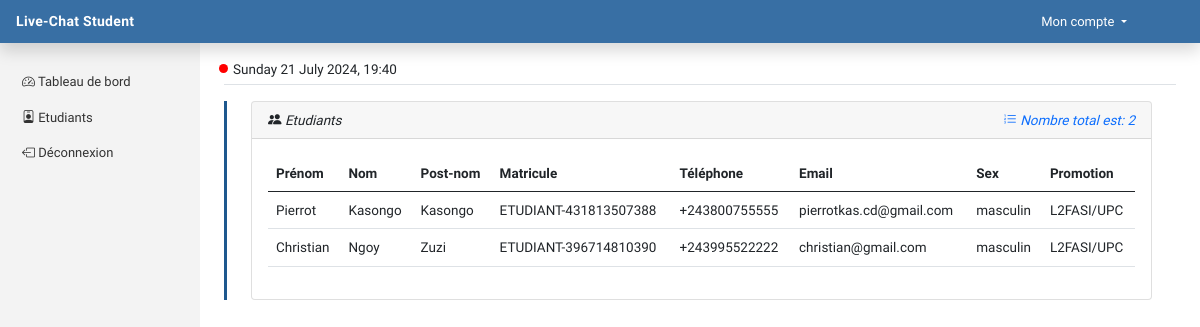
The page /detailEtudiantAdmin/xKWvRME6QfTsJvYFc9bV (signed in) on the database its author committed.
### app/models.py (models this page shows, shortened)
class Etudiant(models.Model):
    uid = ShortUUIDField(unique=True, length=20, max_length=20)
    userId = models.OneToOneField(User, on_delete=models.CASCADE, primary_key=True)
    promotionId = models.ForeignKey(Promotion, on_delete=models.CASCADE)
    number_matricule = models.CharField(max_length=50, unique=True)
    number_phone = models.CharField(max_length=20, blank=True, null=True)
    date_birth = models.DateField(null=True, blank=True)
    sex = models.CharField(max_length=50)
    address = models.CharField(max_length=100)
    date_create = models.DateTimeField(auto_now_add=True)

class User(AbstractUser):
    uid = ShortUUIDField(unique=True, length=20, max_length=20)
    username = models.CharField(max_length=50, blank=True, null=True, unique=False)
    email = models.EmailField(unique=True)
    status = models.CharField(max_length=50)
    USERNAME_FIELD = "email"
    REQUIRED_FIELDS = ["username","status"]

class Promotion(models.Model):
    uid = ShortUUIDField(unique=True, length=20, max_length=20)
    name = models.CharField(max_length=100, unique=True)
    date_create = models.DateTimeField(auto_now_add=True)

### app/views.py (the view)
# urls.py: path("detailEtudiantAdmin/<str:uid>", DetailEtudiantAdmin.as_view(), name="detailEtudiantAdmin"),
class DetailEtudiantAdmin(View):
    def get(self, request, uid):
        if request.user.is_authenticated:
            title = "Details Etudiant"
            now = datetime.today().strftime('%A %d %B %Y, %H:%M')
            try:
                item = Etudiant.objects.get(uid=uid)
                etudiants = Etudiant.objects.all()
                etudiant_count = Etudiant.objects.count()
            except Etudiant.DoesNotExist:
                messages.error(request, "Etudiant n'existe pas !")
                return redirect("ajoutEtudiantAdmin")
            return render(request, "app/admin/details_etudiant.html", {'title': title,'now': now,'item': item,'etudiants':etudiants, 'etudiant_count':etudiant_count })

### templates/app/admin/details_etudiant.html
{% extends 'main_app.html' %}
{% load static %}
{% block main_app %}
<div class="d-flex border-bottom mb-3 mt-3 justify-content-between">
    <div class="d-flex">
        <div class="led mb-2"></div>
        <p class="mb-1">{{now | capfirst}}</p>
    </div>
</div>
<div class="tab-content mt-2">
    <div class="tab-pane fade show active" id="pills-ajout">
        <div class="container">
            <div class="card mt-2">
              <div class="card-header">
                  <p>
                    <i class="bi bi-people-fill float-start"> Etudiants</i>
                    <i class="bi bi-list-ol text-primary float-end"> Nombre total est: {{ etudiant_count }}</i>
                  </p>
              </div>
              <div class="card-body">
                  <table class="table table-hover">
                      <thead>
                          <tr>
                              <th scope="col">Prénom</th>
                              <th scope="col">Nom</th>
                              <th scope="col">Post-nom</th>
                              <th scope="col">Matricule</th>
                              <th scope="col">Téléphone</th>
                              <th scope="col">Email</th>
                              <th scope="col">Sex</th>
                              <th scope="col">Promotion</th>
                          </tr>
                      </thead>
                      <tbody>
                          {% for item in etudiants %}
                          <tr>
                              <td>{{ item.userId.username }}</td>
                              <td>{{ item.userId.last_name }}</td>
                              <td>{{ item.userId.first_name }}</td>
                              <td>{{ item.number_matricule }}</td>
                              <td>{{ item.number_phone }}</td>
                              <td>{{ item.userId.email }}</td>
                              <td>{{ item.sex }}</td>
                              <td>{{ item.promotionId.name }}</td>
                          </tr>
                          {% endfor %}
                      </tbody>
                  </table>
              </div>
          </div>
        </div>
    </div>
</div>
{% endblock main_app %}

### templates/main_app.html (shortened to what this page needs)
{% extends 'main.html' %}
{% load static %}
{% block main %}
    <header class="navbar navbar-dark sticky-top bg-dark flex-md-nowrap p-0 shadow">
        <a class="navbar-brand col-md-3 col-lg-2 me-0 fs-6 px-3" href="{% url "dashboardAdmin" %}"> Live-Chat Student</a>
        <div class="dropdown account">
            <button class="btn dropdown-toggle text-white" type="button" data-bs-toggle="dropdown" aria-expanded="false">
                Mon compte
            </button>
        </div>
    </header>
    <div class="container-fluid">
        <div class="row">
            <nav id="sidebarMenu" class="col-md-3 col-lg-2 d-md-block bg-light sidebar collapse">
                <div class="position-sticky pt-3">
                    <ul class="nav flex-column">
                        <li class="nav-item">
                            <a href="{% url "dashboardAdmin"%}" class="nav-link {% if title == 'Tableau de bord' %}active{% endif %}"><i class="bi bi-speedometer2"></i> Tableau de bord </a>
                        </li>
                        <li class="nav-item">
                            <a href="{% url "ajoutEtudiantAdmin" %}" class="nav-link {% if title == 'Ajout Etudiant' %}active{% endif %}"><i class="bi bi-person-badge"></i> Etudiants</a>
                        </li>
                        <li class="nav-item">
                            <a href="{% url 'disconnect' %}" class="nav-link"><i class="bi bi-box-arrow-left"></i> Déconnexion</a>
                        </li>
                    </ul>
                </div>
            </nav>
            <main class="col-md-9 ms-sm-auto col-lg-10 px-md-4">
                {% block main_app %}
                {% endblock main_app %}
            </main>
        </div>
    </div>
{% endblock main %}

### templates/main.html (shortened to what this page needs)
{% load static %}
<!DOCTYPE html>
<html lang="fr">
<head>
    <link rel="stylesheet" href="{% static 'css/bootstrap.css' %}">
    <link rel="stylesheet" href="{% static 'icon/bootstrap-icons.css' %}">
    <link rel="stylesheet" href="{% static 'css/app.css' %}">
</head>
<body>
    {% block main %}
    {% endblock main %}
</body>
</html>

### static/css/app.css (style rules this page uses)
body { font-family: 'Sen', sans-serif; font-size: 13.5px; }
.navbar { background-color: #386FA4 !important; }
.navbar-brand { padding-top: .70rem; padding-bottom: .70rem; font-size: 14px !important; letter-spacing: 0.3px; font-weight: 550; }
.sidebar { position: fixed; top: 0; bottom: 0; left: 0; z-index: 100; padding: 48px 0 0; background-color: rgb(243, 243, 243) !important; }
.sidebar .nav-link { font-weight: 500; color: #333; margin-left: 6px; font-size: 13px; }
.active { border-left: 3px solid #1e588e; }
.account { position: relative; margin-right: 60px; background-color: inherit; }
.led { height: 9px; width: 9px; border-radius: 30px; background-color: red; animation-duration: 1.5s; animation-name: clignoter; animation-iteration-count: infinite; transition: none; position: relative; top: 5px; right: 5px; }

### rows shown on the page
Etudiant: userId.username "Pierrot", userId.last_name "Kasongo", userId.first_name "Kasongo", number_matricule "ETUDIANT-431813507388", number_phone "+243800755555", userId.email "pierrotkas.cd@gmail.com", sex "masculin", promotionId.name "L2FASI/UPC"
Etudiant: userId.username "Christian", userId.last_name "Ngoy", userId.first_name "Zuzi", number_matricule "ETUDIANT-396714810390", number_phone "+243995522222", userId.email "christian@gmail.com", sex "masculin", promotionId.name "L2FASI/UPC"

### other values the page prints
{{ etudiant_count }} "2"
